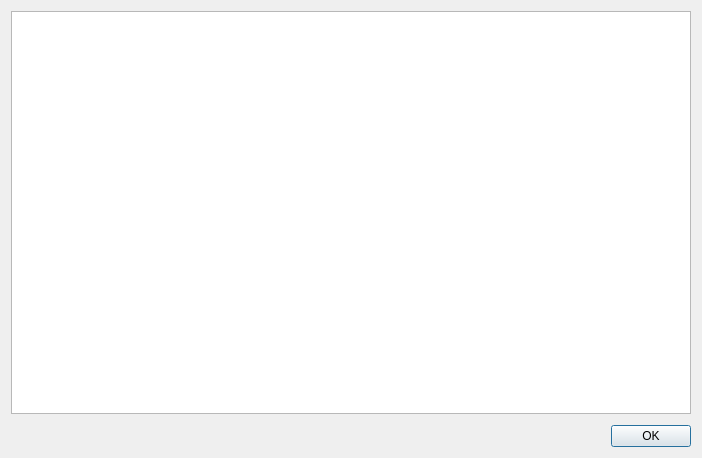
<?xml version="1.0" encoding="UTF-8"?>
<ui version="4.0">
 <class>VPNLogDialog</class>
 <widget class="QDialog" name="VPNLogDialog">
  <property name="geometry">
   <rect>
    <x>0</x>
    <y>0</y>
    <width>698</width>
    <height>458</height>
   </rect>
  </property>
  <property name="windowTitle">
   <string>VPN log</string>
  </property>
  <layout class="QVBoxLayout" name="verticalLayout">
   <item>
    <widget class="QPlainTextEdit" name="txtVPNLog">
     <property name="minimumSize">
      <size>
       <width>680</width>
       <height>400</height>
      </size>
     </property>
     <property name="lineWrapMode">
      <enum>QPlainTextEdit::NoWrap</enum>
     </property>
    </widget>
   </item>
   <item>
    <spacer name="verticalSpacer">
     <property name="orientation">
      <enum>Qt::Vertical</enum>
     </property>
     <property name="sizeType">
      <enum>QSizePolicy::Fixed</enum>
     </property>
     <property name="sizeHint" stdset="0">
      <size>
       <width>20</width>
       <height>5</height>
      </size>
     </property>
    </spacer>
   </item>
   <item>
    <widget class="QDialogButtonBox" name="buttonBox">
     <property name="orientation">
      <enum>Qt::Horizontal</enum>
     </property>
     <property name="standardButtons">
      <set>QDialogButtonBox::Ok</set>
     </property>
    </widget>
   </item>
  </layout>
 </widget>
 <resources/>
 <connections>
  <connection>
   <sender>buttonBox</sender>
   <signal>accepted()</signal>
   <receiver>VPNLogDialog</receiver>
   <slot>accept()</slot>
   <hints>
    <hint type="sourcelabel">
     <x>248</x>
     <y>254</y>
    </hint>
    <hint type="destinationlabel">
     <x>157</x>
     <y>274</y>
    </hint>
   </hints>
  </connection>
  <connection>
   <sender>buttonBox</sender>
   <signal>rejected()</signal>
   <receiver>VPNLogDialog</receiver>
   <slot>reject()</slot>
   <hints>
    <hint type="sourcelabel">
     <x>316</x>
     <y>260</y>
    </hint>
    <hint type="destinationlabel">
     <x>286</x>
     <y>274</y>
    </hint>
   </hints>
  </connection>
 </connections>
</ui>
